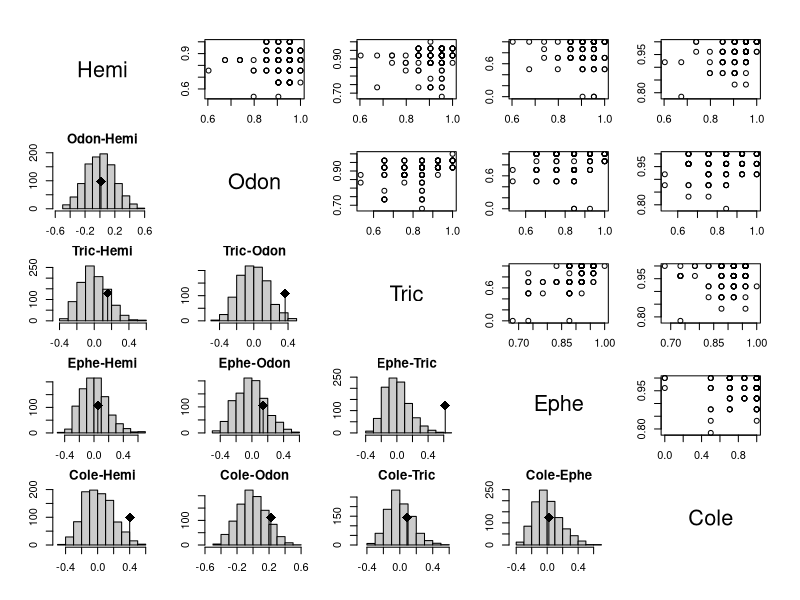
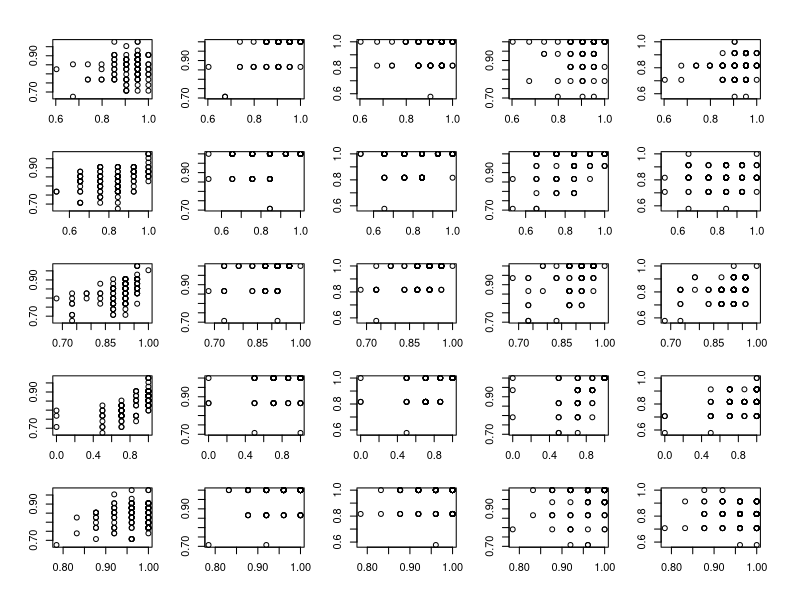
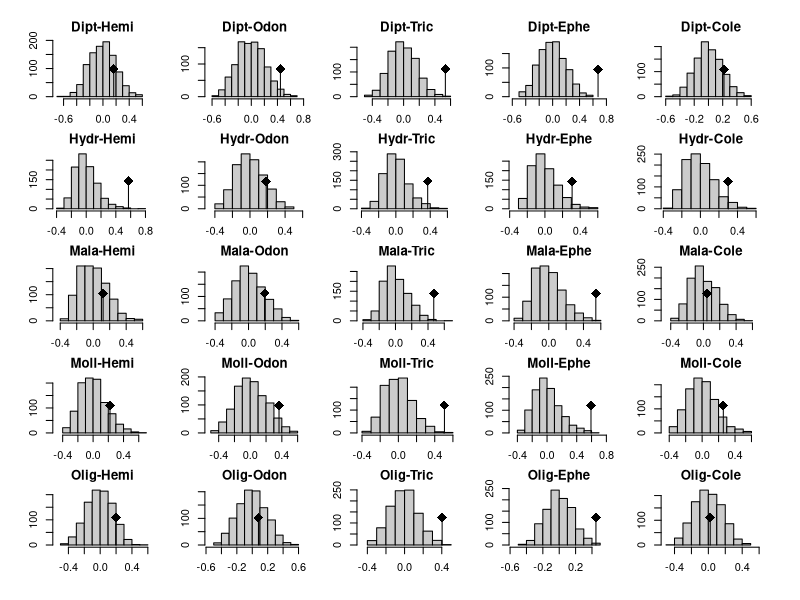
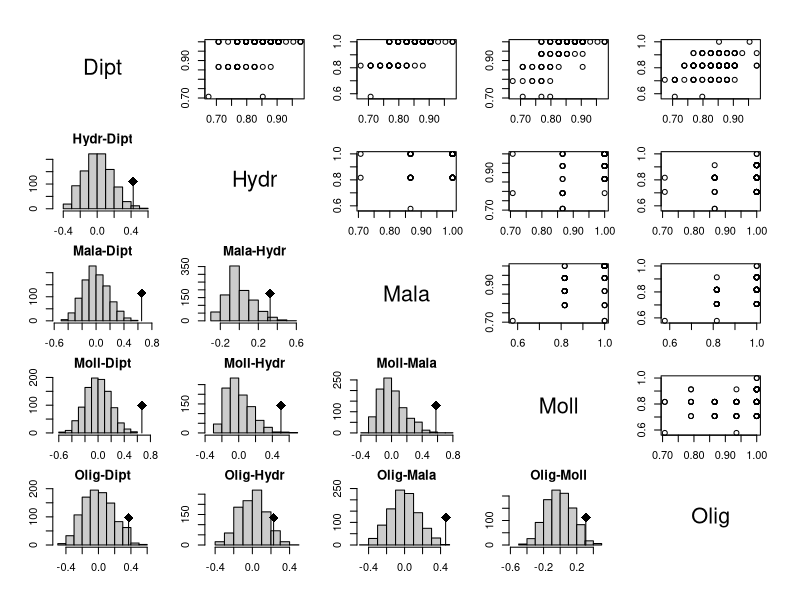
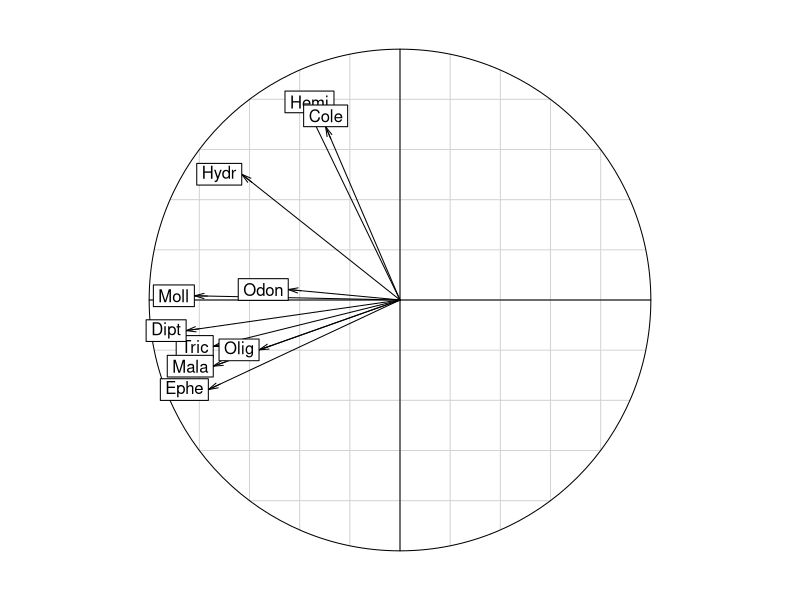
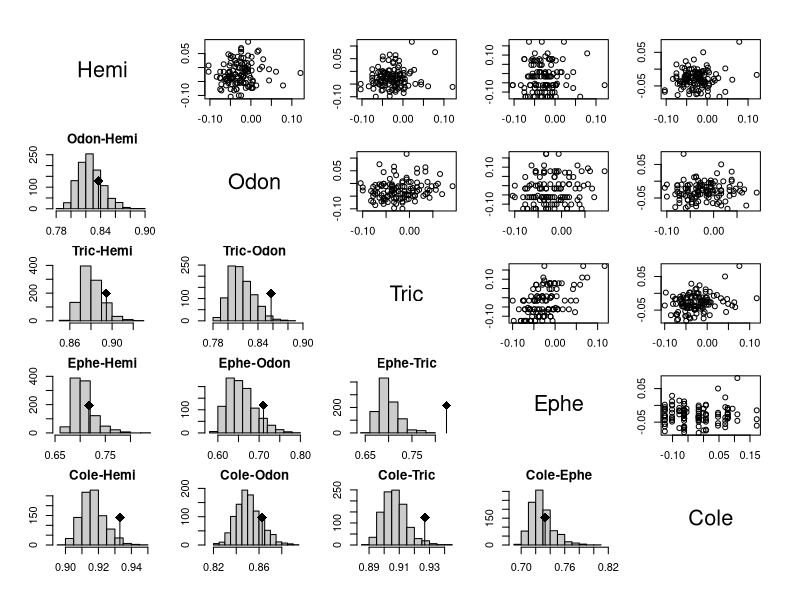
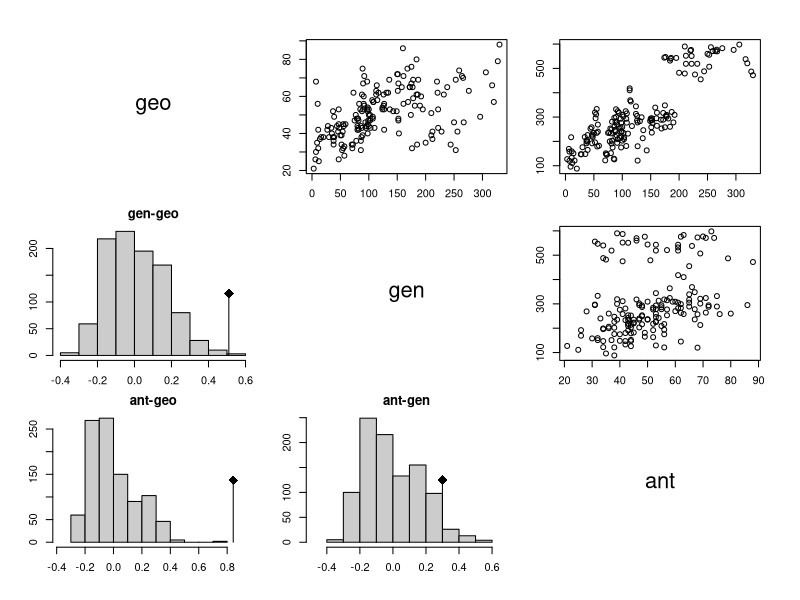

Generate these figures, in order, with R:
library(ade4)


### Name: corkdist
### Title: Tests of randomization between distances applied to 'kdist'
###   objetcs
### Aliases: corkdist mantelkdist RVkdist print.corkdist summary.corkdist
###   plot.corkdist
### Keywords: nonparametric

### ** Examples

data(friday87)
fri.w <- ktab.data.frame(friday87$fau, friday87$fau.blo, tabnames = friday87$tab.names)
fri.kc <- lapply(1:10, function(x) dist.binary(fri.w[[x]], 10))
names(fri.kc) <- substr(friday87$tab.names, 1, 4)
fri.kd <- kdist(fri.kc)
fri.mantel <- mantelkdist(kd = fri.kd, nrepet = 999)

plot(fri.mantel, 1:5, 1:5)
plot(fri.mantel, 1:5, 6:10)
plot(fri.mantel, 6:10, 1:5)
plot(fri.mantel, 6:10, 6:10)
s.corcircle(dudi.pca(as.data.frame(fri.kd), scan = FALSE)$co)
plot(RVkdist(fri.kd), 1:5, 1:5)

data(yanomama)
m1 <- mantelkdist(kdist(yanomama), 999)
m1
summary(m1)
plot(m1)
